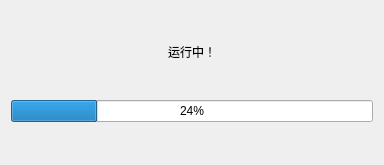
<?xml version="1.0" encoding="UTF-8"?>
<ui version="4.0">
 <class>Dialog</class>
 <widget class="QDialog" name="Dialog">
  <property name="geometry">
   <rect>
    <x>0</x>
    <y>0</y>
    <width>384</width>
    <height>165</height>
   </rect>
  </property>
  <property name="windowTitle">
   <string>点云去噪</string>
  </property>
  <layout class="QVBoxLayout" name="verticalLayout">
   <item>
    <spacer name="verticalSpacer_3">
     <property name="orientation">
      <enum>Qt::Orientation::Vertical</enum>
     </property>
     <property name="sizeHint" stdset="0">
      <size>
       <width>20</width>
       <height>40</height>
      </size>
     </property>
    </spacer>
   </item>
   <item>
    <widget class="QLabel" name="label">
     <property name="maximumSize">
      <size>
       <width>16777215</width>
       <height>30</height>
      </size>
     </property>
     <property name="text">
      <string>运行中！</string>
     </property>
     <property name="alignment">
      <set>Qt::AlignmentFlag::AlignCenter</set>
     </property>
    </widget>
   </item>
   <item>
    <spacer name="verticalSpacer_2">
     <property name="orientation">
      <enum>Qt::Orientation::Vertical</enum>
     </property>
     <property name="sizeHint" stdset="0">
      <size>
       <width>20</width>
       <height>40</height>
      </size>
     </property>
    </spacer>
   </item>
   <item>
    <widget class="QProgressBar" name="progressBar">
     <property name="value">
      <number>24</number>
     </property>
     <property name="alignment">
      <set>Qt::AlignmentFlag::AlignCenter</set>
     </property>
     <property name="orientation">
      <enum>Qt::Orientation::Horizontal</enum>
     </property>
     <property name="textDirection">
      <enum>QProgressBar::Direction::TopToBottom</enum>
     </property>
    </widget>
   </item>
   <item>
    <spacer name="verticalSpacer">
     <property name="orientation">
      <enum>Qt::Orientation::Vertical</enum>
     </property>
     <property name="sizeHint" stdset="0">
      <size>
       <width>20</width>
       <height>40</height>
      </size>
     </property>
    </spacer>
   </item>
  </layout>
 </widget>
 <resources/>
 <connections/>
</ui>
